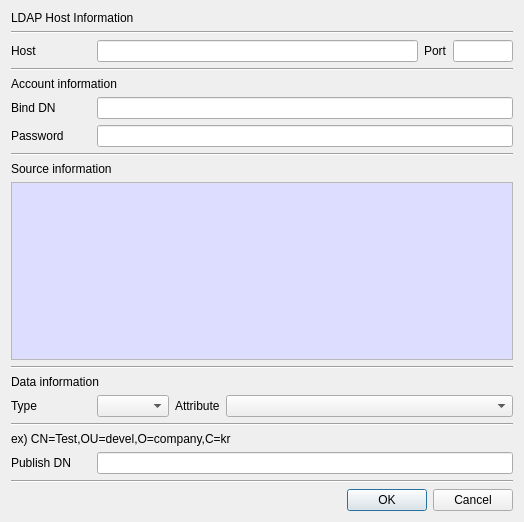
<?xml version="1.0" encoding="UTF-8"?>
<ui version="4.0">
 <class>PubLDAPDlg</class>
 <widget class="QDialog" name="PubLDAPDlg">
  <property name="geometry">
   <rect>
    <x>0</x>
    <y>0</y>
    <width>524</width>
    <height>522</height>
   </rect>
  </property>
  <property name="windowTitle">
   <string>Publish to ldap</string>
  </property>
  <layout class="QVBoxLayout" name="verticalLayout">
   <item>
    <widget class="QLabel" name="label">
     <property name="text">
      <string>LDAP Host Information</string>
     </property>
    </widget>
   </item>
   <item>
    <widget class="Line" name="line_4">
     <property name="orientation">
      <enum>Qt::Horizontal</enum>
     </property>
    </widget>
   </item>
   <item>
    <layout class="QGridLayout" name="gridLayout_2">
     <property name="topMargin">
      <number>0</number>
     </property>
     <item row="0" column="1">
      <widget class="QLineEdit" name="mLDAPHostText"/>
     </item>
     <item row="0" column="0">
      <widget class="QLabel" name="label_2">
       <property name="minimumSize">
        <size>
         <width>80</width>
         <height>0</height>
        </size>
       </property>
       <property name="text">
        <string>Host</string>
       </property>
      </widget>
     </item>
     <item row="0" column="2">
      <widget class="QLabel" name="label_9">
       <property name="text">
        <string>Port</string>
       </property>
      </widget>
     </item>
     <item row="0" column="3">
      <widget class="QLineEdit" name="mLDAPPortText">
       <property name="maximumSize">
        <size>
         <width>60</width>
         <height>16777215</height>
        </size>
       </property>
      </widget>
     </item>
    </layout>
   </item>
   <item>
    <widget class="Line" name="line">
     <property name="orientation">
      <enum>Qt::Horizontal</enum>
     </property>
    </widget>
   </item>
   <item>
    <widget class="QLabel" name="label_3">
     <property name="text">
      <string>Account information</string>
     </property>
    </widget>
   </item>
   <item>
    <layout class="QGridLayout" name="gridLayout">
     <property name="topMargin">
      <number>0</number>
     </property>
     <item row="0" column="0">
      <widget class="QLabel" name="label_4">
       <property name="minimumSize">
        <size>
         <width>80</width>
         <height>0</height>
        </size>
       </property>
       <property name="maximumSize">
        <size>
         <width>80</width>
         <height>16777215</height>
        </size>
       </property>
       <property name="text">
        <string>Bind DN</string>
       </property>
      </widget>
     </item>
     <item row="0" column="1">
      <widget class="QLineEdit" name="mBindDNText"/>
     </item>
    </layout>
   </item>
   <item>
    <layout class="QGridLayout" name="gridLayout_3">
     <property name="topMargin">
      <number>0</number>
     </property>
     <item row="0" column="0">
      <widget class="QLabel" name="label_10">
       <property name="minimumSize">
        <size>
         <width>80</width>
         <height>0</height>
        </size>
       </property>
       <property name="text">
        <string>Password</string>
       </property>
      </widget>
     </item>
     <item row="0" column="1">
      <widget class="QLineEdit" name="mPasswordText">
       <property name="echoMode">
        <enum>QLineEdit::Password</enum>
       </property>
      </widget>
     </item>
    </layout>
   </item>
   <item>
    <widget class="Line" name="line_2">
     <property name="orientation">
      <enum>Qt::Horizontal</enum>
     </property>
    </widget>
   </item>
   <item>
    <widget class="QLabel" name="label_5">
     <property name="text">
      <string>Source information</string>
     </property>
    </widget>
   </item>
   <item>
    <widget class="QTextEdit" name="mInfoText">
     <property name="minimumSize">
      <size>
       <width>500</width>
       <height>0</height>
      </size>
     </property>
     <property name="palette">
      <palette>
       <active>
        <colorrole role="Base">
         <brush brushstyle="SolidPattern">
          <color alpha="255">
           <red>221</red>
           <green>221</green>
           <blue>255</blue>
          </color>
         </brush>
        </colorrole>
       </active>
       <inactive>
        <colorrole role="Base">
         <brush brushstyle="SolidPattern">
          <color alpha="255">
           <red>221</red>
           <green>221</green>
           <blue>255</blue>
          </color>
         </brush>
        </colorrole>
       </inactive>
       <disabled>
        <colorrole role="Base">
         <brush brushstyle="SolidPattern">
          <color alpha="255">
           <red>240</red>
           <green>240</green>
           <blue>240</blue>
          </color>
         </brush>
        </colorrole>
       </disabled>
      </palette>
     </property>
     <property name="readOnly">
      <bool>true</bool>
     </property>
    </widget>
   </item>
   <item>
    <widget class="Line" name="line_5">
     <property name="orientation">
      <enum>Qt::Horizontal</enum>
     </property>
    </widget>
   </item>
   <item>
    <widget class="QLabel" name="label_6">
     <property name="text">
      <string>Data information</string>
     </property>
    </widget>
   </item>
   <item>
    <layout class="QGridLayout" name="gridLayout_4">
     <property name="topMargin">
      <number>0</number>
     </property>
     <item row="0" column="3">
      <widget class="QComboBox" name="mAttributeCombo">
       <property name="sizePolicy">
        <sizepolicy hsizetype="Expanding" vsizetype="Fixed">
         <horstretch>0</horstretch>
         <verstretch>0</verstretch>
        </sizepolicy>
       </property>
      </widget>
     </item>
     <item row="0" column="0">
      <widget class="QLabel" name="label_7">
       <property name="minimumSize">
        <size>
         <width>80</width>
         <height>0</height>
        </size>
       </property>
       <property name="text">
        <string>Type</string>
       </property>
      </widget>
     </item>
     <item row="0" column="2">
      <widget class="QLabel" name="label_11">
       <property name="text">
        <string>Attribute</string>
       </property>
      </widget>
     </item>
     <item row="0" column="1">
      <widget class="QComboBox" name="mTypeCombo"/>
     </item>
    </layout>
   </item>
   <item>
    <widget class="Line" name="line_6">
     <property name="orientation">
      <enum>Qt::Horizontal</enum>
     </property>
    </widget>
   </item>
   <item>
    <widget class="QLabel" name="label_12">
     <property name="text">
      <string>ex) CN=Test,OU=devel,O=company,C=kr</string>
     </property>
    </widget>
   </item>
   <item>
    <layout class="QGridLayout" name="gridLayout_5">
     <property name="topMargin">
      <number>0</number>
     </property>
     <item row="0" column="0">
      <widget class="QLabel" name="label_8">
       <property name="minimumSize">
        <size>
         <width>80</width>
         <height>0</height>
        </size>
       </property>
       <property name="text">
        <string>Publish DN</string>
       </property>
      </widget>
     </item>
     <item row="0" column="1">
      <widget class="QLineEdit" name="mPublishDNText"/>
     </item>
    </layout>
   </item>
   <item>
    <widget class="Line" name="line_3">
     <property name="orientation">
      <enum>Qt::Horizontal</enum>
     </property>
    </widget>
   </item>
   <item>
    <widget class="QDialogButtonBox" name="buttonBox">
     <property name="orientation">
      <enum>Qt::Horizontal</enum>
     </property>
     <property name="standardButtons">
      <set>QDialogButtonBox::Cancel|QDialogButtonBox::Ok</set>
     </property>
    </widget>
   </item>
  </layout>
 </widget>
 <tabstops>
  <tabstop>mLDAPHostText</tabstop>
  <tabstop>mLDAPPortText</tabstop>
  <tabstop>mBindDNText</tabstop>
  <tabstop>mPasswordText</tabstop>
  <tabstop>mInfoText</tabstop>
  <tabstop>mTypeCombo</tabstop>
  <tabstop>mAttributeCombo</tabstop>
  <tabstop>mPublishDNText</tabstop>
 </tabstops>
 <resources/>
 <connections>
  <connection>
   <sender>buttonBox</sender>
   <signal>accepted()</signal>
   <receiver>PubLDAPDlg</receiver>
   <slot>accept()</slot>
   <hints>
    <hint type="sourcelabel">
     <x>248</x>
     <y>254</y>
    </hint>
    <hint type="destinationlabel">
     <x>157</x>
     <y>274</y>
    </hint>
   </hints>
  </connection>
  <connection>
   <sender>buttonBox</sender>
   <signal>rejected()</signal>
   <receiver>PubLDAPDlg</receiver>
   <slot>reject()</slot>
   <hints>
    <hint type="sourcelabel">
     <x>316</x>
     <y>260</y>
    </hint>
    <hint type="destinationlabel">
     <x>286</x>
     <y>274</y>
    </hint>
   </hints>
  </connection>
 </connections>
</ui>
